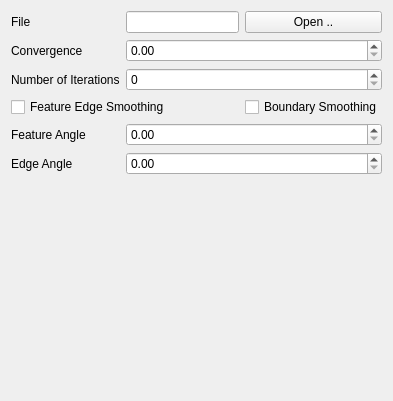
<?xml version="1.0" encoding="UTF-8"?>
<ui version="4.0">
 <class>SmoothConfig</class>
 <widget class="QWidget" name="SmoothConfig">
  <property name="geometry">
   <rect>
    <x>0</x>
    <y>0</y>
    <width>393</width>
    <height>401</height>
   </rect>
  </property>
  <property name="windowTitle">
   <string>Form</string>
  </property>
  <layout class="QGridLayout" name="gridLayout_2">
   <item row="0" column="0">
    <layout class="QGridLayout" name="gridLayout">
     <item row="2" column="0">
      <widget class="QLabel" name="label_3">
       <property name="text">
        <string>Number of Iterations</string>
       </property>
      </widget>
     </item>
     <item row="1" column="1" colspan="2">
      <widget class="QDoubleSpinBox" name="convergenceSpinBox">
       <property name="maximum">
        <double>1.000000000000000</double>
       </property>
       <property name="singleStep">
        <double>0.100000000000000</double>
       </property>
      </widget>
     </item>
     <item row="0" column="1">
      <widget class="QLineEdit" name="fileEdit">
       <property name="readOnly">
        <bool>true</bool>
       </property>
      </widget>
     </item>
     <item row="1" column="0">
      <widget class="QLabel" name="label_2">
       <property name="text">
        <string>Convergence</string>
       </property>
      </widget>
     </item>
     <item row="4" column="1" colspan="2">
      <widget class="QDoubleSpinBox" name="featureAngleSpinBox">
       <property name="maximum">
        <double>180.000000000000000</double>
       </property>
      </widget>
     </item>
     <item row="4" column="0">
      <widget class="QLabel" name="label_4">
       <property name="text">
        <string>Feature Angle</string>
       </property>
      </widget>
     </item>
     <item row="0" column="0">
      <widget class="QLabel" name="label">
       <property name="text">
        <string>File</string>
       </property>
      </widget>
     </item>
     <item row="0" column="2">
      <widget class="QPushButton" name="openButton">
       <property name="text">
        <string>Open ..</string>
       </property>
      </widget>
     </item>
     <item row="5" column="0">
      <widget class="QLabel" name="label_5">
       <property name="text">
        <string>Edge Angle</string>
       </property>
      </widget>
     </item>
     <item row="5" column="1" colspan="2">
      <widget class="QDoubleSpinBox" name="edgeAngleSpinBox">
       <property name="maximum">
        <double>180.000000000000000</double>
       </property>
      </widget>
     </item>
     <item row="3" column="2">
      <widget class="QCheckBox" name="boundarySmoothingCheckBox">
       <property name="text">
        <string>Boundary Smoothing</string>
       </property>
      </widget>
     </item>
     <item row="3" column="0" colspan="2">
      <widget class="QCheckBox" name="featureEdgeSmoothingCheckBox">
       <property name="text">
        <string>Feature Edge Smoothing</string>
       </property>
      </widget>
     </item>
     <item row="2" column="1" colspan="2">
      <widget class="QSpinBox" name="numOfIterationsSpinBox">
       <property name="maximum">
        <number>10000</number>
       </property>
      </widget>
     </item>
    </layout>
   </item>
   <item row="1" column="0">
    <spacer name="verticalSpacer">
     <property name="orientation">
      <enum>Qt::Vertical</enum>
     </property>
     <property name="sizeHint" stdset="0">
      <size>
       <width>20</width>
       <height>40</height>
      </size>
     </property>
    </spacer>
   </item>
  </layout>
 </widget>
 <resources/>
 <connections/>
</ui>
